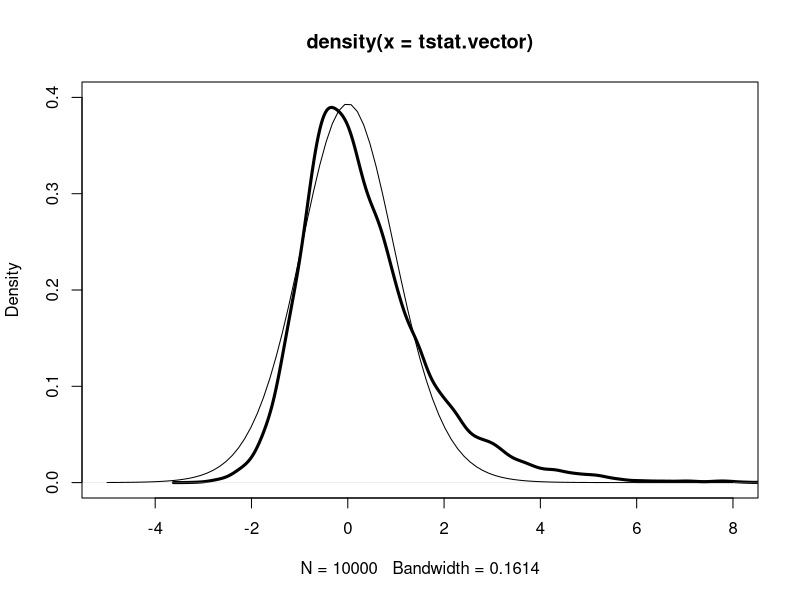

Write R code to recreate this figure.
# Chapter 1.3 R commands

# Section 1.3.2

x=rnorm(10,mean=50,sd=10)
y=rnorm(10,mean=50,sd=10)
m=length(x)
n=length(y)
sp=sqrt(((m-1)*sd(x)^2+(n-1)*sd(y)^2)/(m+n-2))
t.stat=(mean(x)-mean(y))/(sp*sqrt(1/m+1/n))

tstatistic=function(x,y)
{
m=length(x)
n=length(y)
sp=sqrt(((m-1)*sd(x)^2+(n-1)*sd(y)^2)/(m+n-2))
t.stat=(mean(x)-mean(y))/(sp*sqrt(1/m+1/n))
return(t.stat)
}

data.x=c(1,4,3,6,5)
data.y=c(5,4,7,6,10)
tstatistic(data.x, data.y)

S=readline(prompt="Type  <Return>   to continue : ")

# Section 1.3.3

# simulation algorithm for normal populations

alpha=.1; m=10; n=10 # sets alpha, m, n
N=10000 # sets the number of simulations
n.reject=0 # counter of num. of rejections
for (i in 1:N)
{
x=rnorm(m,mean=0,sd=1) # simulates xs from population 1
y=rnorm(n,mean=0,sd=1) # simulates ys from population 2
t.stat=tstatistic(x,y) # computes the t statistic
if (abs(t.stat)>qt(1-alpha/2,n+m-2))
   n.reject=n.reject+1 # reject if |t| exceeds critical pt
}
true.sig.level=n.reject/N # est. is proportion of rejections

s=readline(prompt="Type  <Return>   to continue : ")

# simulation algorithm for normal and exponential populations
# storing the values of the t statistic in vector tstat

m=10; n=10 
my.tsimulation=function()
  tstatistic(rnorm(m,mean=10,sd=2), rexp(n,rate=1/10))
tstat.vector=replicate(10000, my.tsimulation())

plot(density(tstat.vector),xlim=c(-5,8),ylim=c(0,.4),lwd=3)
curve(dt(x,df=18),add=TRUE)
